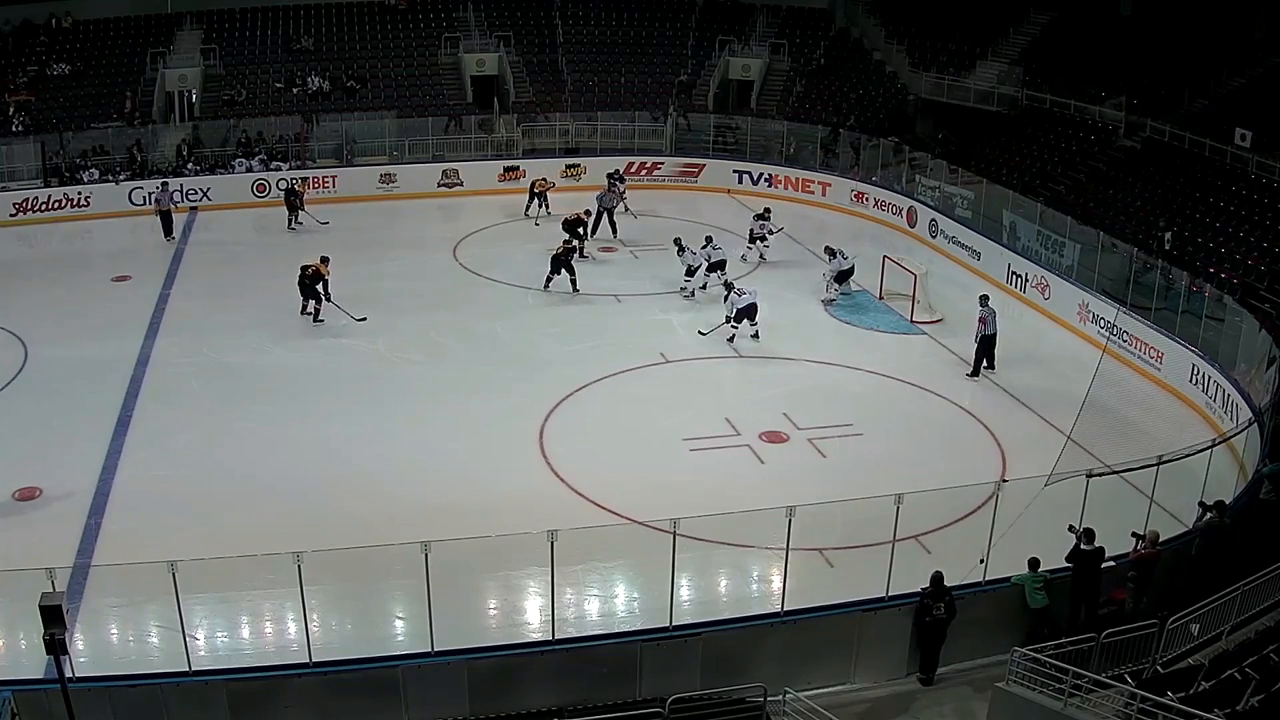
#> input picture frame 46 of area1.mov, 1280 x 720 px
$ python background1.py
#> lines starting #> are read from the running program, lines starting #| are printed output that depends on the picture; after the words box and inside, x2 and y2 are one past the last pixel; in counts of white or black regions, pixels touching at a corner belong together
import numpy as np
import cv2
import init_points as ip


class BackGroundSubtractor:
    # When constructing background subtractor, we
    # take in two arguments:
    # 1) alpha: The background learning factor, its value should
    # be between 0 and 1. The higher the value, the more quickly
    # your program learns the changes in the background. Therefore,
    # for a static background use a lower value, like 0.001. But if
    # your background has moving trees and stuff, use a higher value,
    # maybe start with 0.01.
    # 2) firstFrame: This is the first frame from the video/webcam.
    def __init__(self, alpha, firstFrame):
        self.alpha = alpha
        self.backGroundModel = firstFrame

    def getForeground(self, frame):
        # apply the background averaging formula:
        # NEW_BACKGROUND = CURRENT_FRAME * ALPHA + OLD_BACKGROUND * (1 - APLHA)
        self.backGroundModel = frame * self.alpha + self.backGroundModel * (1 - self.alpha)

        # after the previous operation, the dtype of
        # self.backGroundModel will be changed to a float type
        # therefore we do not pass it to cv2.absdiff directly,
        # instead we acquire a copy of it in the uint8 dtype
        # and pass that to absdiff.

        return cv2.absdiff(self.backGroundModel.astype(np.uint8), frame)


# Just a simple function to perform
# some filtering before any further processing.
def denoise(frame):
    frame = cv2.medianBlur(frame, 5)
    frame = cv2.GaussianBlur(frame, (5, 5), 0)

    return frame

path_video = 'video/'
video_file = 'area1.mov'

video = cv2.VideoCapture(path_video + video_file)

ret, frame = video.read()
#> frame is the input picture: shape (720, 1280, 3); mean B, G, R 91, 92.2, 89.3

fborders = ip.fborders


video_h, video_w = frame.shape[:2]
#> video_h = 720; video_w = 1280
video_k = 2
video_w = int(video_w/video_k)
#> video_w = 640
video_h = int(video_h/video_k)
#> video_h = 360
frame = cv2.resize(frame, (video_w, video_h))
#> frame: shape (360, 640, 3)

field_mask = np.zeros(frame.shape[:2], dtype="uint8")
cv2.fillPoly(field_mask,[np.array(fborders)], 255, 1)
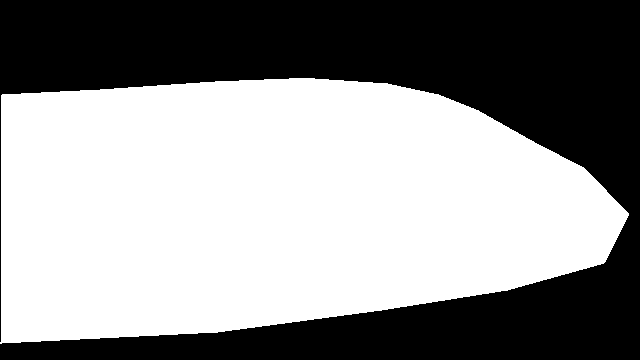
#> field_mask: shape (360, 640); 57.2% white; 1 black region, box (x1, y1, x2, y2) and area: (0, 0, 640, 360) 98592


if ret is True:
    backSubtractor = BackGroundSubtractor(0.2, denoise(frame))
#> in denoise, `frame = cv2.medianBlur(frame, 5)`:
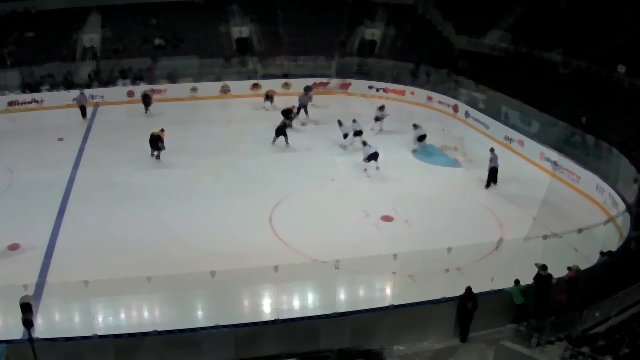
#> frame: shape (360, 640, 3); mean of channels 0, 1, 2 91.2, 92.4, 89.4; drawn as B, G, R
#> in __init__, `self.alpha = alpha`: self.alpha = 0.2
    run = True
else:
    run = False

while (run):
    # Read a frame from the camera
    ret, frame = video.read()

    frame1 = frame.copy()
    frame1 = cv2.resize(frame1, (video_w, video_h))
    frame1 = cv2.bitwise_and(frame1, frame1, mask=field_mask)
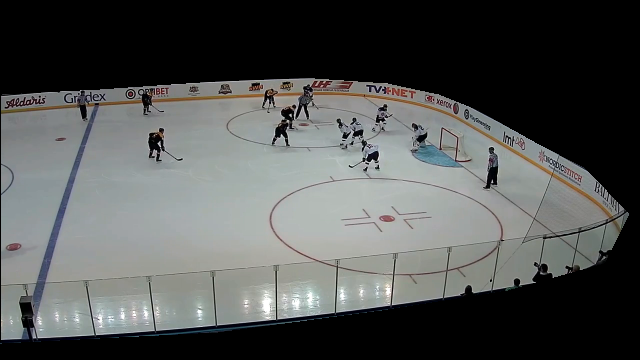
#> frame1: shape (360, 640, 3); mean B, G, R 82.3, 83.4, 81.5

    # If the frame was properly read.
    if ret is True:
        # Show the filtered image


        frame1 = denoise(frame1)
#> in denoise (call 2), `frame = cv2.medianBlur(frame, 5)`:
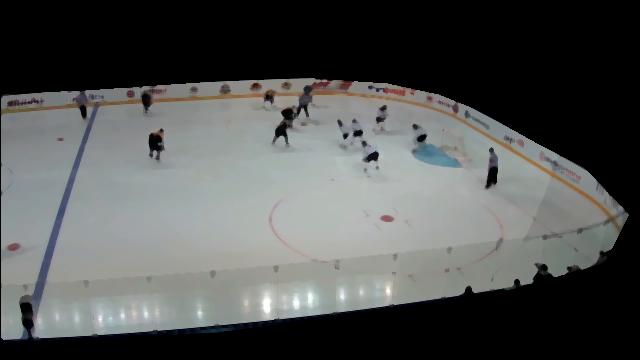
#> frame: shape (360, 640, 3); mean of channels 0, 1, 2 83, 84.2, 82.1; drawn as B, G, R

        cv2.imshow('input', frame1)


        # get the foreground
        foreGround = backSubtractor.getForeground(denoise(frame1))
#> in denoise (call 3), `frame = cv2.GaussianBlur(frame, (5, 5), 0)`:
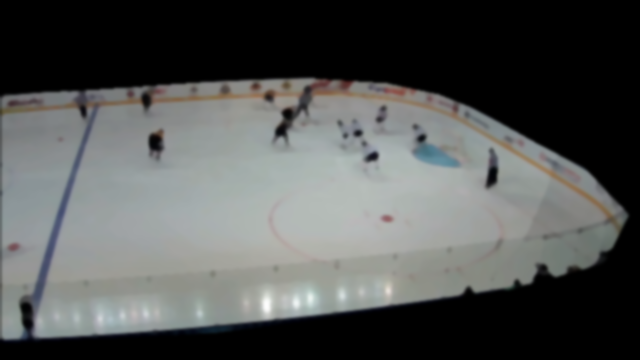
#> frame: shape (360, 640, 3); mean of channels 0, 1, 2 83.2, 84.3, 82.2; drawn as B, G, R
#> in getForeground, `return cv2.absdiff(self.backGroundModel.astype(np.uint8), frame)`:
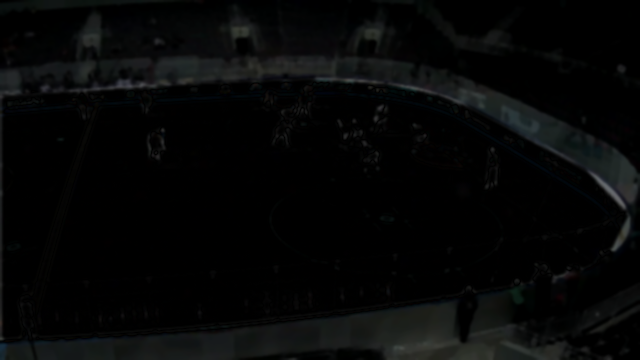
#> returned value: shape (360, 640, 3); mean of channels 0, 1, 2 6.9, 7, 6.2; drawn as B, G, R

        foreGround = cv2.cvtColor(foreGround.copy(), cv2.COLOR_BGR2GRAY)

        # Apply thresholding on the background and display the resulting mask
        ret, mask = cv2.threshold(foreGround, 15, 255, cv2.THRESH_BINARY)
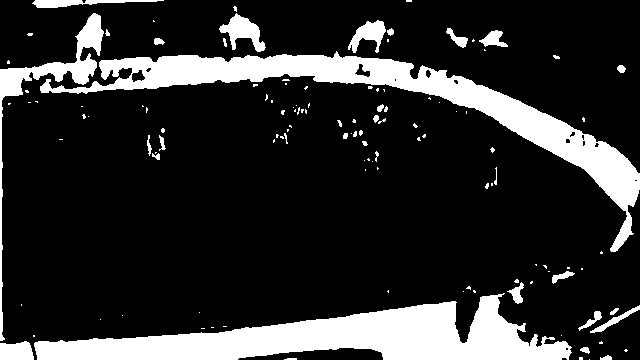
#> mask: shape (360, 640); 17.9% white; 123 white regions (89 under 20 px), largest, box (x1, y1, x2, y2) and area: (34, 293, 572, 360) 17021, (40, 51, 640, 252) 16204, (0, 13, 104, 341) 3021


        # Note: The mask is displayed as a RGB image, you can
        # display a grayscale image by converting 'foreGround' to
        # a grayscale before applying the threshold.
        cv2.imshow('mask', mask)

        # cv2.imshow(np.hstack([frame1, mask]))

        key = cv2.waitKey(10) & 0xFF
#> (key Esc is pressed here)
    else:
        break

    if key == 27:
        break

cv2.waitKey(0)
video.release()
cv2.destroyAllWindows()

$ run again, starting later in the video
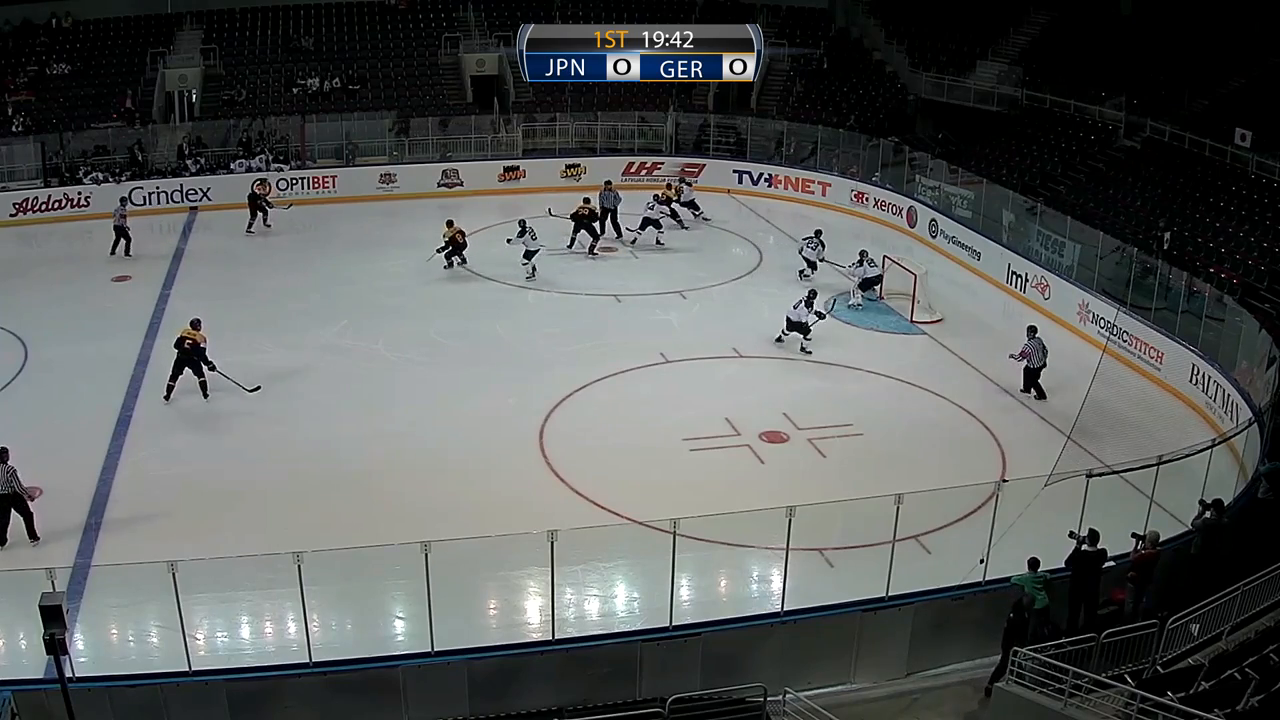
#> input picture frame 210 of area1.mov, 1280 x 720 px
#> frame is the input picture: shape (720, 1280, 3); mean B, G, R 92.5, 93.3, 90.4
#> field_mask: shape (360, 640); 57.2% white; 1 black region, box (x1, y1, x2, y2) and area: (0, 0, 640, 360) 98592
#> self.alpha = 0.2
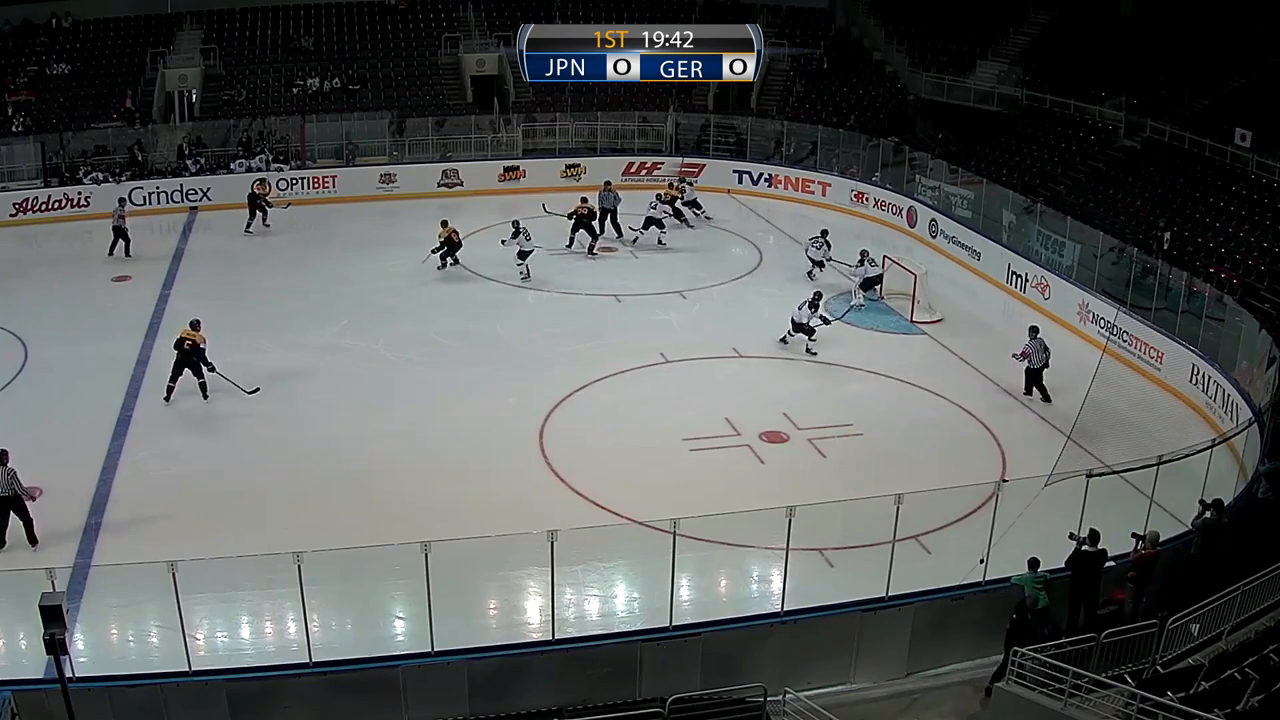
#> input picture frame 211 of area1.mov, 1280 x 720 px
#> frame is the input picture: shape (720, 1280, 3); mean B, G, R 92.5, 93.3, 90.5
#> `ret, mask = cv2.threshold(foreGround, 15, 255, cv2.THRESH_BINARY)`:
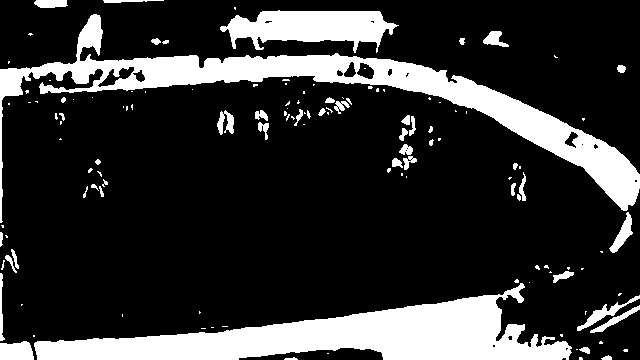
#> mask: shape (360, 640); 19.9% white; 129 white regions (80 under 20 px), largest, box (x1, y1, x2, y2) and area: (0, 14, 640, 223) 18212, (34, 283, 572, 360) 17952, (220, 10, 399, 53) 4591

$ run again, starting later in the video
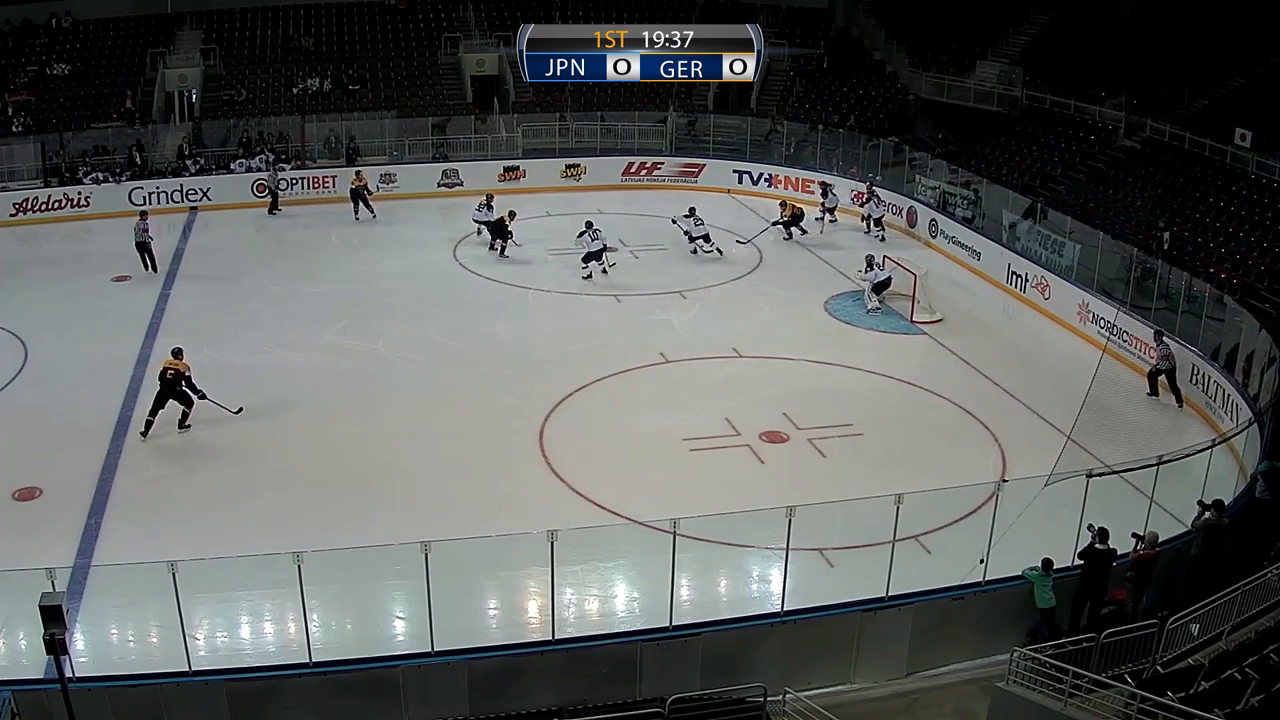
#> input picture frame 374 of area1.mov, 1280 x 720 px
#> frame is the input picture: shape (720, 1280, 3); mean B, G, R 93.3, 94.9, 92
#> field_mask: shape (360, 640); 57.2% white; 1 black region, box (x1, y1, x2, y2) and area: (0, 0, 640, 360) 98592
#> self.alpha = 0.2
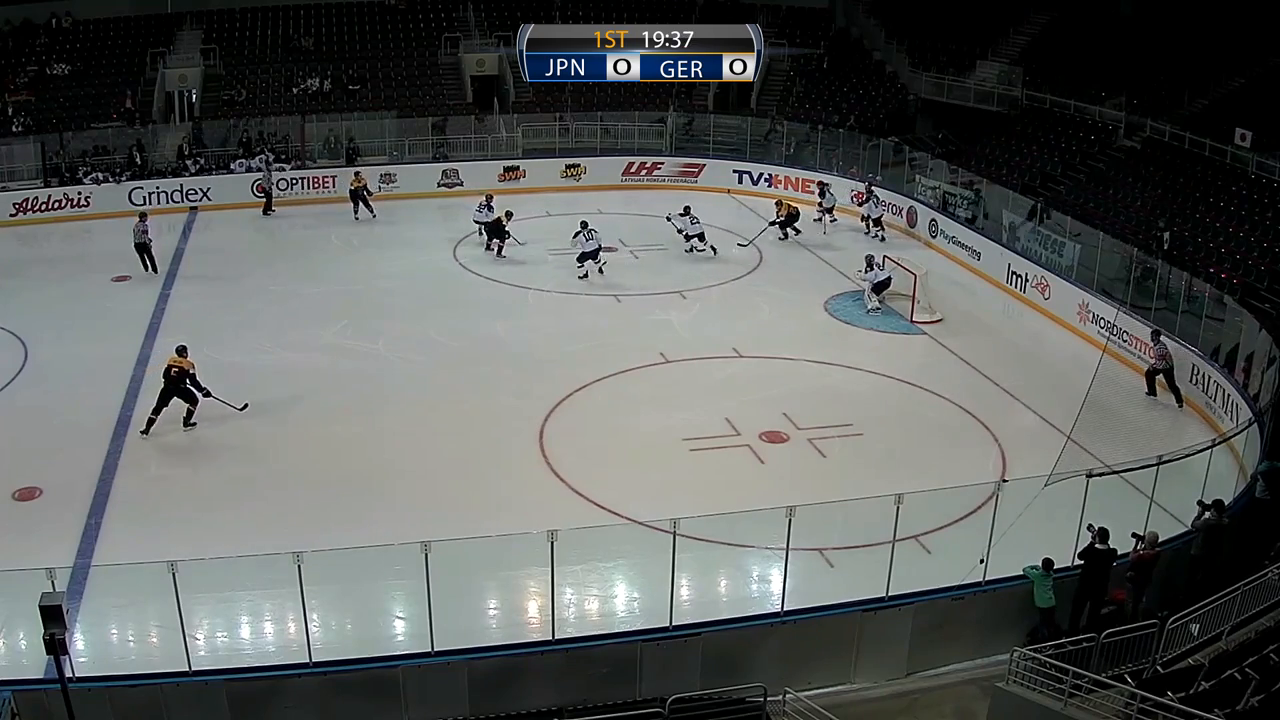
#> input picture frame 375 of area1.mov, 1280 x 720 px
#> frame is the input picture: shape (720, 1280, 3); mean B, G, R 93.3, 95, 92
#> `ret, mask = cv2.threshold(foreGround, 15, 255, cv2.THRESH_BINARY)`:
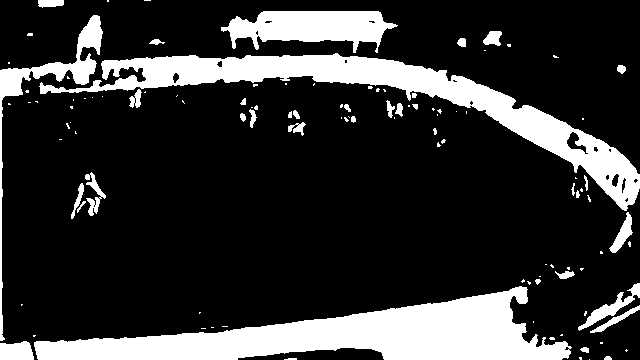
#> mask: shape (360, 640); 19.9% white; 110 white regions (72 under 20 px), largest, box (x1, y1, x2, y2) and area: (34, 286, 572, 360) 18533, (39, 53, 640, 211) 15661, (221, 11, 398, 53) 4493
